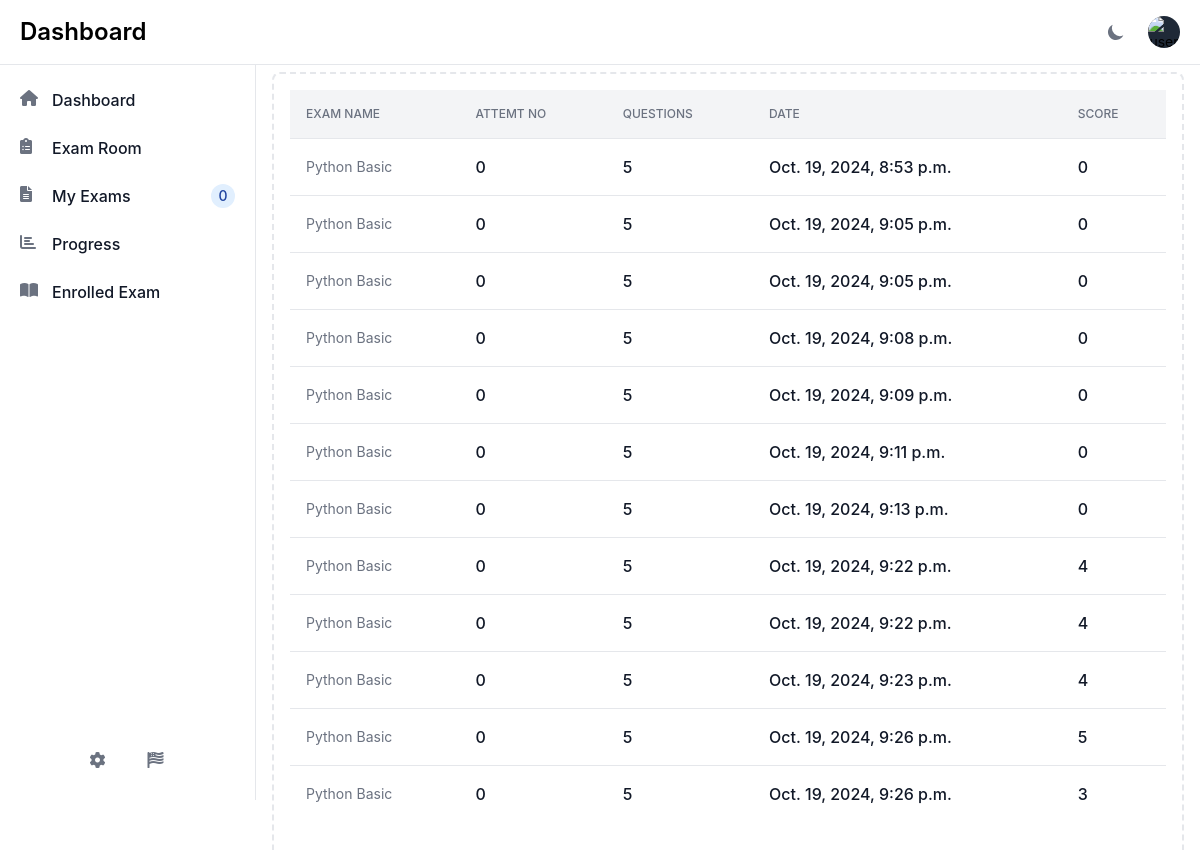
The page /enrolled-exams/ (signed in) on the database as committed earlier.
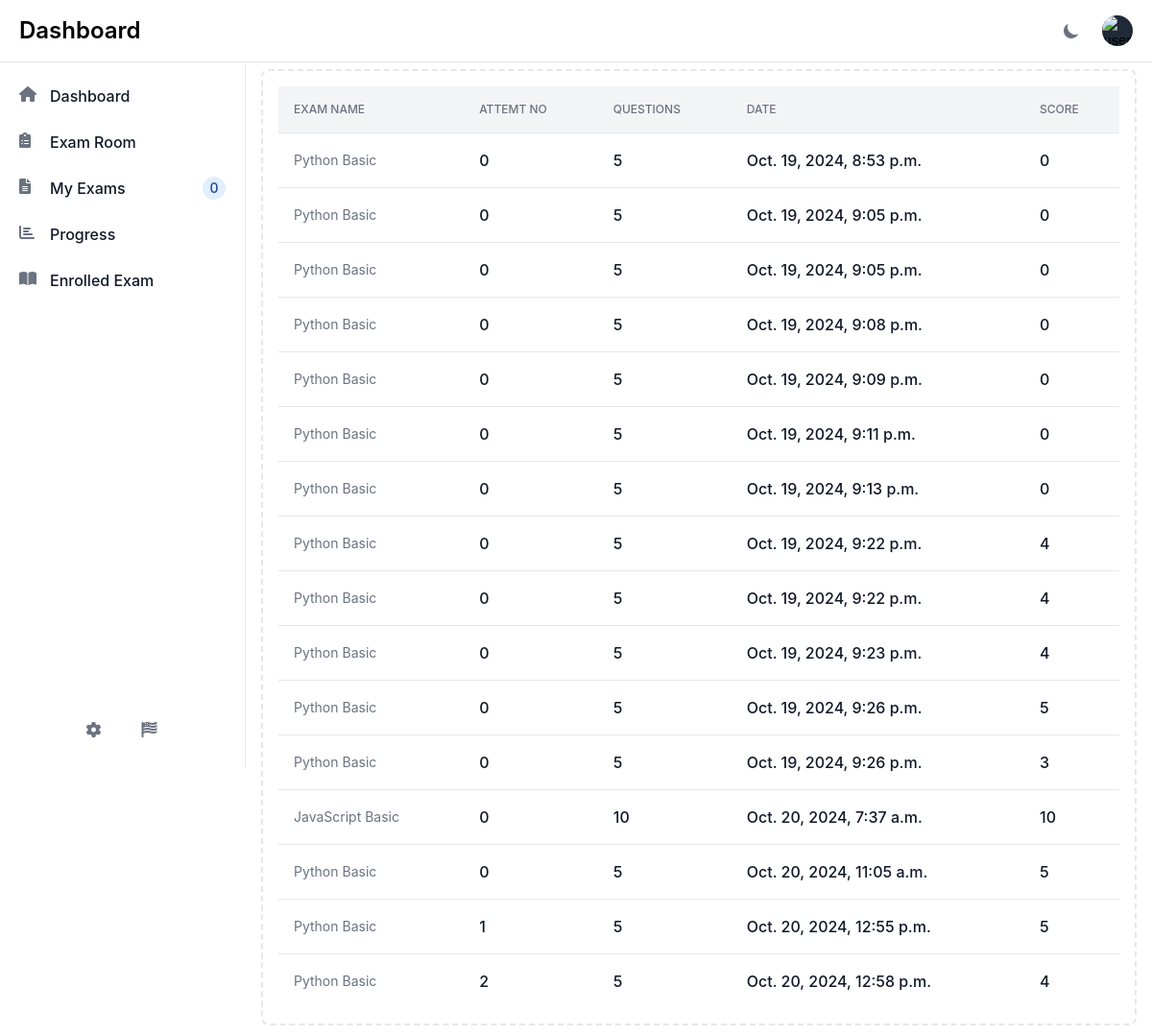
The same page on the database as committed later.
### myapp/models.py (models this page shows, shortened)
class ExamResult(models.Model):
    exam = models.ForeignKey(Exam, on_delete=models.CASCADE)
    user = models.ForeignKey(CustomUser, on_delete=models.CASCADE)
    answers = models.JSONField()  # Store user answers
    score = models.IntegerField(default=0)  # Store the score or result
    date_taken = models.DateTimeField(auto_now_add=True)
    attempt_no = models.IntegerField(default=0)
    STATUS_CHOICES = [
        ('pending', 'Pending'),
        ('completed', 'Completed'),
        ('reviewed', 'Reviewed'),
    ]
    status = models.CharField(max_length=20, choices=STATUS_CHOICES, default='pending')

class Exam(models.Model):
    EXAM_TYPE_CHOICES = [
        ('MCQ', 'Multiple Choice Questions'),
        ('TF', 'True/False'),
        ('SA', 'Short Answer'),
        ('MX', 'Mix'),
    ]
    TIME_SETTING_CHOICES = [
        ('exam', 'Full Exam Time'),
        ('question', 'Single Question Time'),
    ]
    VISIBILITY_CHOICES = [
        ('public', 'Public'),
        ('private', 'Private'),
    ]
    user = models.ForeignKey(CustomUser, on_delete=models.CASCADE)
    exam_name = models.CharField(max_length=100)
    exam_subject = models.CharField(max_length=100)
    exam_type = models.CharField(max_length=80, choices=EXAM_TYPE_CHOICES)
    number_of_questions = models.IntegerField(default=0)
    time_setting = models.CharField(max_length=50, choices=TIME_SETTING_CHOICES)
    exam_time = models.TimeField(default=datetime.time(0, 0))
    visibility = models.CharField(max_length=50,choices=VISIBILITY_CHOICES,default="private")
    question_created = models.BooleanField(default=False)
    difficulty = models.CharField(max_length=100,choices=[('Easy', 'Easy'), ('Medium', 'Medium'), ('Hard', 'Hard')],default="Easy")
    created_at = models.DateTimeField(auto_now_add=True)
    updated_at = models.DateTimeField(auto_now=True)

### myapp/views.py (the view)
# urls.py: path('enrolled-exams/', enrolled_exams, name='enrolled-exams'),
def enrolled_exams(request):
    user = CustomUser.objects.get(id=request.session['user_id'])
    results = ExamResult.objects.filter(user=user)
    return render(request, 'enrolled_exams.html', {'results': results})

### myapp/context_processors.py (called while the page is built)
def custom_context(request):
    context = {}
    user_id = request.session.get('user_id')
    if user_id:
        try:
            user = CustomUser.objects.get(id=user_id)
            context['user'] = user
            context['exams_count'] = Exam.objects.filter(user=user).count()
        except CustomUser.DoesNotExist:
            pass
    return context

### myapp/templates/enrolled_exams.html
{% extends "header.html" %}
{% block main %}
{% load custom_tags %}
<div class="overflow-x-auto w-full">
    <table class="min-w-full w-full table-auto divide-y divide-gray-200 dark:divide-gray-600">
        <thead class="bg-gray-100 dark:bg-gray-700">
            <tr>
                <th scope="col" class="p-4 text-xs font-medium text-left text-gray-500 uppercase dark:text-gray-400">Exam Name</th>
                <th scope="col" class="p-4 text-xs font-medium text-left text-gray-500 uppercase dark:text-gray-400">Attemt No</th>
                <th scope="col" class="p-4 text-xs font-medium text-left text-gray-500 uppercase dark:text-gray-400">Questions</th>
                <th scope="col" class="p-4 text-xs font-medium text-left text-gray-500 uppercase dark:text-gray-400">Date</th>
                <th scope="col" class="p-4 text-xs font-medium text-left text-gray-500 uppercase dark:text-gray-400">Score</th>
            </tr>
        </thead>
        <tbody class="bg-white divide-y divide-gray-200 dark:bg-gray-800 dark:divide-gray-700">
            {% if results %}
                {% for r in results %}
                <tr class="hover:bg-gray-100 dark:hover:bg-gray-700 cursor-pointer" onclick="location.href='{% url 'results_view' r.id %}'">
                    <td class="p-4 text-sm font-normal text-gray-500 dark:text-gray-400">{{ r.exam.exam_name }}</td>
                    <td class="p-4 text-base font-medium text-gray-900 dark:text-white">{{ r.attempt_no }}</td>
                    <td class="p-4 text-base font-medium text-gray-900 dark:text-white">{{ r.exam.number_of_questions }}</td>
                    <td class="p-4 text-base font-medium text-gray-900 dark:text-white">{{ r.date_taken }}</td>
                    <td class="p-4 text-base font-medium text-gray-900 dark:text-white">{{ r.score }}</td>
                </tr>
                {% endfor %}
            {% else %}
            <tr>
                <td colspan="8" class="p-4 text-center text-gray-500 dark:text-gray-400">
                    You Are Not Enrolled in any exam.
                </td>
            </tr>
            {% endif %}
        </tbody>
    </table>
</div>
{% endblock main %}

### myapp/templates/header.html (shortened to what this page needs)
{% load static %}
<!DOCTYPE html>
<html lang="en">
<head>
    <link href="https://cdn.jsdelivr.net/npm/flowbite@2.5.2/dist/flowbite.min.css" rel="stylesheet" />
    <link rel="stylesheet" href="https://cdnjs.cloudflare.com/ajax/libs/font-awesome/6.0.0-beta3/css/all.min.css">
</head>
<body class="{% if request.COOKIES.theme == 'dark' %}dark{% endif %}">
   {% include "navbar.html" %}
   {% include "sidebar.html" %}
   <div class="p-4 sm:ml-64 dark:bg-gray-900" >
      <div class="p-4 border-2 border-gray-200 border-dashed rounded-lg dark:border-gray-700 mt-14" style="min-height:100vh">
         {% block main %}
         {% endblock %}
      </div>
   </div>
</body>
</html>

### myapp/templates/navbar.html (shortened to what this page needs)
<nav class="fixed top-0 z-50 w-full bg-white border-b border-gray-200 dark:bg-gray-800 dark:border-gray-700">
    <div class="px-3 py-3 lg:px-5 lg:pl-3">
      <div class="flex items-center justify-between">
        <div class="flex items-center justify-start rtl:justify-end">
          <a href="/" class="flex ms-2 md:me-24">
            <span class="self-center text-xl font-semibold sm:text-2xl whitespace-nowrap dark:text-white">Dashboard</span>
          </a>
        </div>
        {% if 'user_id' in request.session %}
        <div class="flex items-center">
            <button id="theme-toggle" type="button" class="text-gray-500 dark:text-gray-400 hover:bg-gray-100 dark:hover:bg-gray-700 focus:outline-none focus:ring-4 focus:ring-gray-200 dark:focus:ring-gray-700 rounded-lg text-sm p-2.5">
                <svg id="theme-toggle-dark-icon" class="hidden w-5 h-5" fill="currentColor" viewBox="0 0 20 20" xmlns="http://www.w3.org/2000/svg"><path d="M17.293 13.293A8 8 0 016.707 2.707a8.001 8.001 0 1010.586 10.586z"></path></svg>
            </button>
            <div class="flex items-center ms-3">
              <div>
                <button type="button" class="flex text-sm bg-gray-800 rounded-full focus:ring-4 focus:ring-gray-300 dark:focus:ring-gray-600" aria-expanded="false" data-dropdown-toggle="dropdown-user">
                  <img class="w-8 h-8 rounded-full object-cover" src="{{request.session.profile}}" alt="user photo">
                </button>
              </div>
            </div>
          </div>
      </div>
      {% endif %}
    </div>
  </nav>

### myapp/templates/sidebar.html (shortened to what this page needs)
<aside id="logo-sidebar" class="fixed top-0 left-0 z-40 w-64 h-screen pt-20 transition-transform -translate-x-full bg-white border-r border-gray-200 sm:translate-x-0 dark:bg-gray-800 dark:border-gray-700" aria-label="Sidebar">
    <div class="h-full px-3 pb-4 overflow-y-auto bg-white dark:bg-gray-800">
       <ul class="space-y-2 font-medium">
          <li>
             <a href="/" class="flex items-center p-2 text-gray-900 rounded-lg dark:text-white hover:bg-gray-100 dark:hover:bg-gray-700 group">
                <i class="fas fa-home w-5 h-5 text-gray-500 transition duration-75 dark:text-gray-400 group-hover:text-gray-900 dark:group-hover:text-white"></i>
                <span class="ms-3">Dashboard</span>
             </a>
          </li>
          <li>
             <a href="{% url "all-exams" %}" class="flex items-center p-2 text-gray-900 rounded-lg dark:text-white hover:bg-gray-100 dark:hover:bg-gray-700 group">
                <i class="fas fa-clipboard-list w-5 h-5 text-gray-500 transition duration-75 dark:text-gray-400 group-hover:text-gray-900 dark:group-hover:text-white"></i>
                <span class="flex-1 ms-3 whitespace-nowrap">Exam Room</span>
             </a>
          </li>
          <li>
             <a href="{% url "my-all-exams" %}" class="flex items-center p-2 text-gray-900 rounded-lg dark:text-white hover:bg-gray-100 dark:hover:bg-gray-700 group">
                <i class="fas fa-file-alt w-5 h-5 text-gray-500 transition duration-75 dark:text-gray-400 group-hover:text-gray-900 dark:group-hover:text-white"></i>
                <span class="flex-1 ms-3 whitespace-nowrap">My Exams </span>
                {% if request.session.user_id %}
                <span class="inline-flex items-center justify-center w-3 h-3 p-3 ms-3 text-sm font-medium text-blue-800 bg-blue-100 rounded-full dark:bg-blue-900 dark:text-blue-300">{{exams_count }}</span>
                {% endif %}
             </a>
          </li>
          <li>
             <a href="#" class="flex items-center p-2 text-gray-900 rounded-lg dark:text-white hover:bg-gray-100 dark:hover:bg-gray-700 group">
                <i class="fas fa-chart-bar w-5 h-5 text-gray-500 transition duration-75 dark:text-gray-400 group-hover:text-gray-900 dark:group-hover:text-white"></i>
                <span class="flex-1 ms-3 whitespace-nowrap">Progress</span>
             </a>
          </li>
          <li>
             <a href="{% url "enrolled-exams" %}" class="flex items-center p-2 text-gray-900 rounded-lg dark:text-white hover:bg-gray-100 dark:hover:bg-gray-700 group">
                <i class="fas fa-book-open w-5 h-5 text-gray-500 transition duration-75 dark:text-gray-400 group-hover:text-gray-900 dark:group-hover:text-white"></i>
                <span class="flex-1 ms-3 whitespace-nowrap">Enrolled Exam</span>
             </a>
          </li>
       </ul>
       {% if 'user_id' in request.session %}
       <div class="absolute bottom-0 left-0 justify-center flex w-full p-4 space-x-4 bg-white dark:bg-gray-800">
        <a href="{% url "setting" %}" data-tooltip-target="tooltip-settings" class="inline-flex justify-center p-2 text-gray-500 rounded cursor-pointer hover:text-gray-900 hover:bg-gray-100 dark:hover:bg-gray-700 dark:hover:text-white">
          <i class="fas fa-cog w-6 h-6"></i>
        </a>
        <button type="button" data-dropdown-toggle="language-dropdown" class="inline-flex justify-center p-2 text-gray-500 rounded cursor-pointer hover:text-gray-900 hover:bg-gray-100 dark:hover:bg-gray-700 dark:hover:text-white">
          <i class="fas fa-flag-usa h-5 w-5 rounded-full mt-0.5"></i>
        </button>
      </div>
      {% endif %}
    </div>
 </aside>

Rows that differ between the two databases and show on the page:
added ExamResult: exam.exam_name "JavaScript Basic", attempt_no "0", exam.number_of_questions "10", date_taken "Oct. 20, 2024, 7:37 a.m.", score "10"
added ExamResult: exam.exam_name "Python Basic", attempt_no "0", exam.number_of_questions "5", date_taken "Oct. 20, 2024, 11:05 a.m.", score "5"
added ExamResult: exam.exam_name "Python Basic", attempt_no "1", exam.number_of_questions "5", date_taken "Oct. 20, 2024, 12:55 p.m.", score "5"
added ExamResult: exam.exam_name "Python Basic", attempt_no "2", exam.number_of_questions "5", date_taken "Oct. 20, 2024, 12:58 p.m.", score "4"
